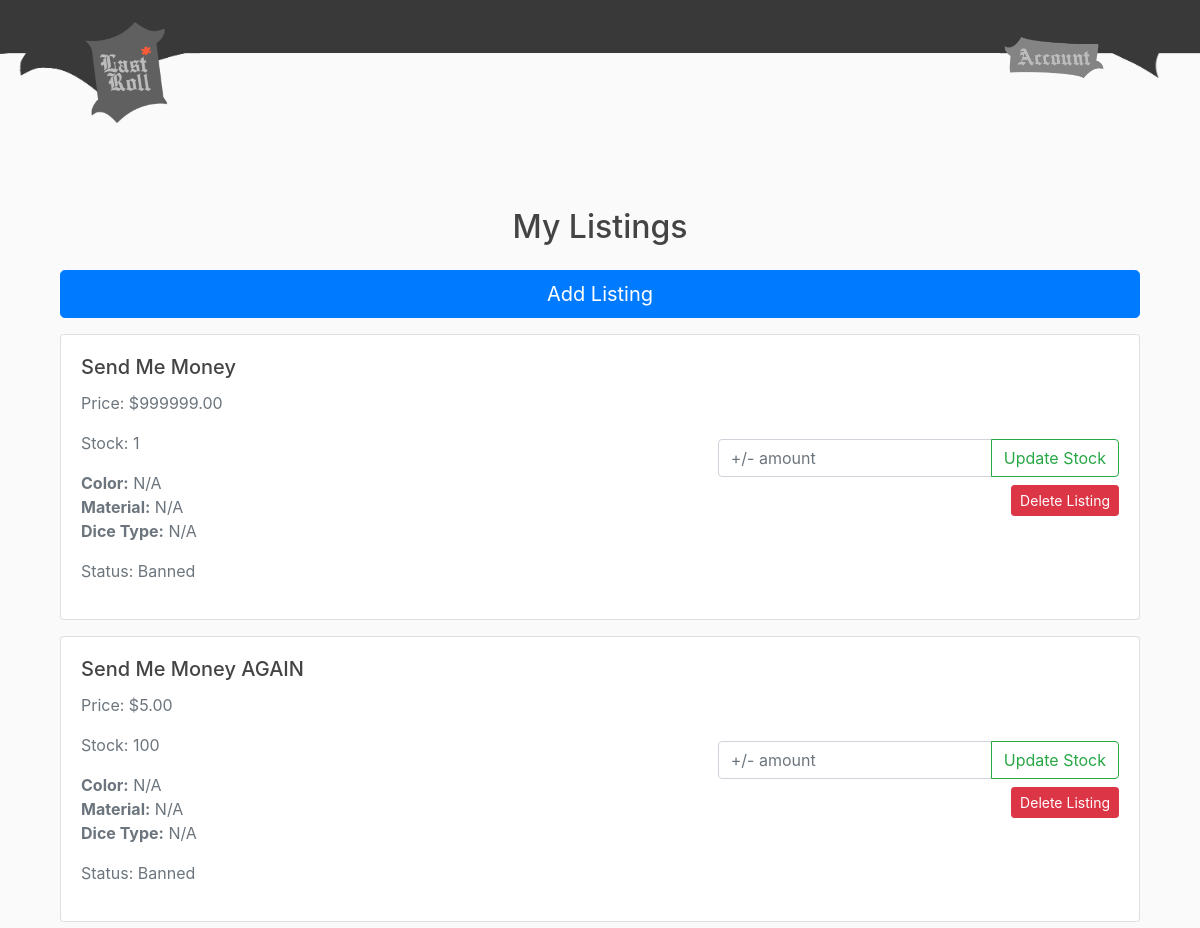
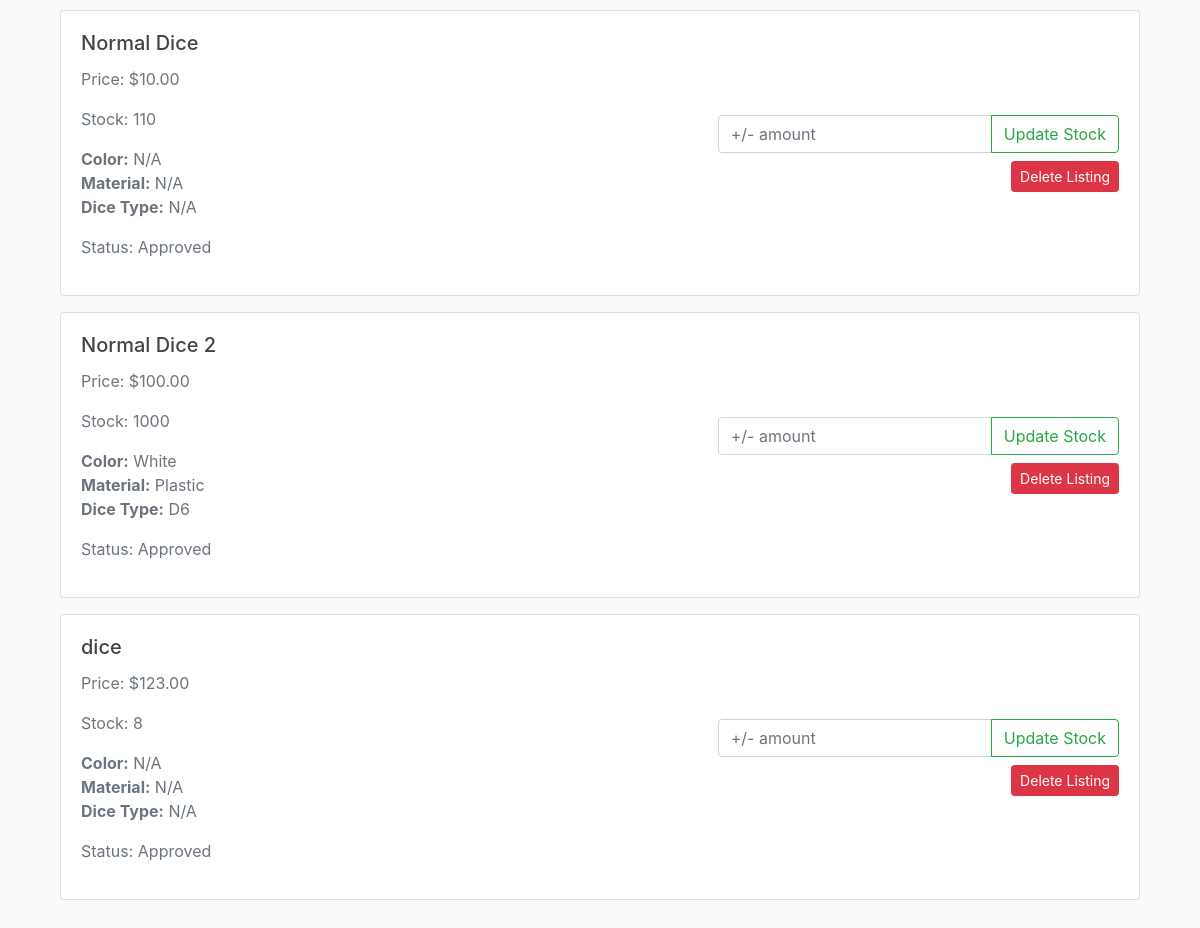
/sellermylistings/ (signed in), run on the app's committed database (2 pictures, top to bottom).
### store/models.py (models this page shows, shortened)
class Product(models.Model):
    seller = models.ForeignKey(Seller, on_delete=models.CASCADE)
    name = models.CharField(max_length=100)
    description = models.TextField(blank=True)
    price = models.DecimalField(max_digits=8, decimal_places=2)
    color = models.CharField(max_length=30, default="N/A", db_index=True)
    material = models.CharField(max_length=30, default="N/A", db_index=True)
    dice_type = models.CharField(max_length=30, default="N/A", db_index=True)
    stock = models.PositiveIntegerField(default=0)
    image = models.ImageField(upload_to='product_images/', blank=True)
    created_at = models.DateTimeField(default=timezone.now)
    status = models.IntegerField(default=0)
    is_reported = models.BooleanField(default=False)
    report_confirmed = models.BooleanField(default=False)

### shop/views.py (the view)
# urls.py: path('sellermylistings/', views.sellermylistings, name='shop-sellermylistings'),
@login_required
def sellermylistings(request):
    profile = request.user.profile
    if profile.role != profile.ROLE_SELLER:
        return HttpResponseForbidden("You do not have permission to view this page.")
    listings = Product.objects.filter(seller__user=profile.user)
    context = {
        'username': request.user.username,
        'listings': listings
    }
    return render(request, 'shop/sellermylistings.html', context)

### shop/templates/shop/sellermylistings.html (shortened to what this page needs)
{% extends "shop/base.html" %}
{% block content %}
<div class="container mt-5">
  <h2 class="text-center mb-4">My Listings</h2>
  <a href="{% url 'shop-sellercreatelisting' %}" class="btn btn-primary btn-lg btn-block my-3">Add Listing</a>
  {% for product in listings %}
  <div class="card mb-3 shadow-sm">
    <div class="card-body">
      <div class="d-flex justify-content-between align-items-center">
        <div>
          <h5 class="card-title">{{ product.name }}</h5>
          <p class="text-muted">Price: ${{ product.price }}</p>
          <p class="text-muted">Stock: {{ product.stock }}</p>
          <p class="text-muted">
            <strong>Color:</strong> {{ product.color }}<br>
            <strong>Material:</strong> {{ product.material }}<br>
            <strong>Dice Type:</strong> {{ product.dice_type }}
          </p>
          <p class="text-muted">
            Status:
            {% if product.status == 0 %}Unverified
            {% elif product.status == 1 %}Approved
            {% else %}Banned
            {% endif %}
          </p>
        </div>
        <div class="text-right">
          <form action="{% url 'restock_product' product.pk %}" method="post" class="mb-2">
            <div class="input-group">
              <input type="number" name="amount" class="form-control" placeholder="+/- amount">
              <div class="input-group-append">
                <button class="btn btn-outline-success" type="submit">Update Stock</button>
              </div>
            </div>
          </form>
          <form action="{% url 'remove_product' product.pk %}" method="post">
            <button class="btn btn-danger btn-sm">Delete Listing</button>
          </form>
        </div>
      </div>
    </div>
  </div>
  {% endfor %}
</div>
{% endblock %}

### shop/static/shop/main.css (style rules this page uses)
body { background: #fafafa; color: #333333; margin-top: 5rem; }
h1, h2, h3, h4, h5, h6 { color: #444444; }

### data on the page
Product: name "Send Me Money", price "999999.00", stock "1", color "N/A", material "N/A", dice_type "N/A", status "Banned"
Product: name "Send Me Money AGAIN", price "5.00", stock "100", color "N/A", material "N/A", dice_type "N/A", status "Banned"
Product: name "Normal Dice", price "10.00", stock "110", color "N/A", material "N/A", dice_type "N/A", status "Approved"
Product: name "Normal Dice 2", price "100.00", stock "1000", color "White", material "Plastic", dice_type "D6", status "Approved"
Product: name "dice", price "123.00", stock "8", color "N/A", material "N/A", dice_type "N/A", status "Approved"
